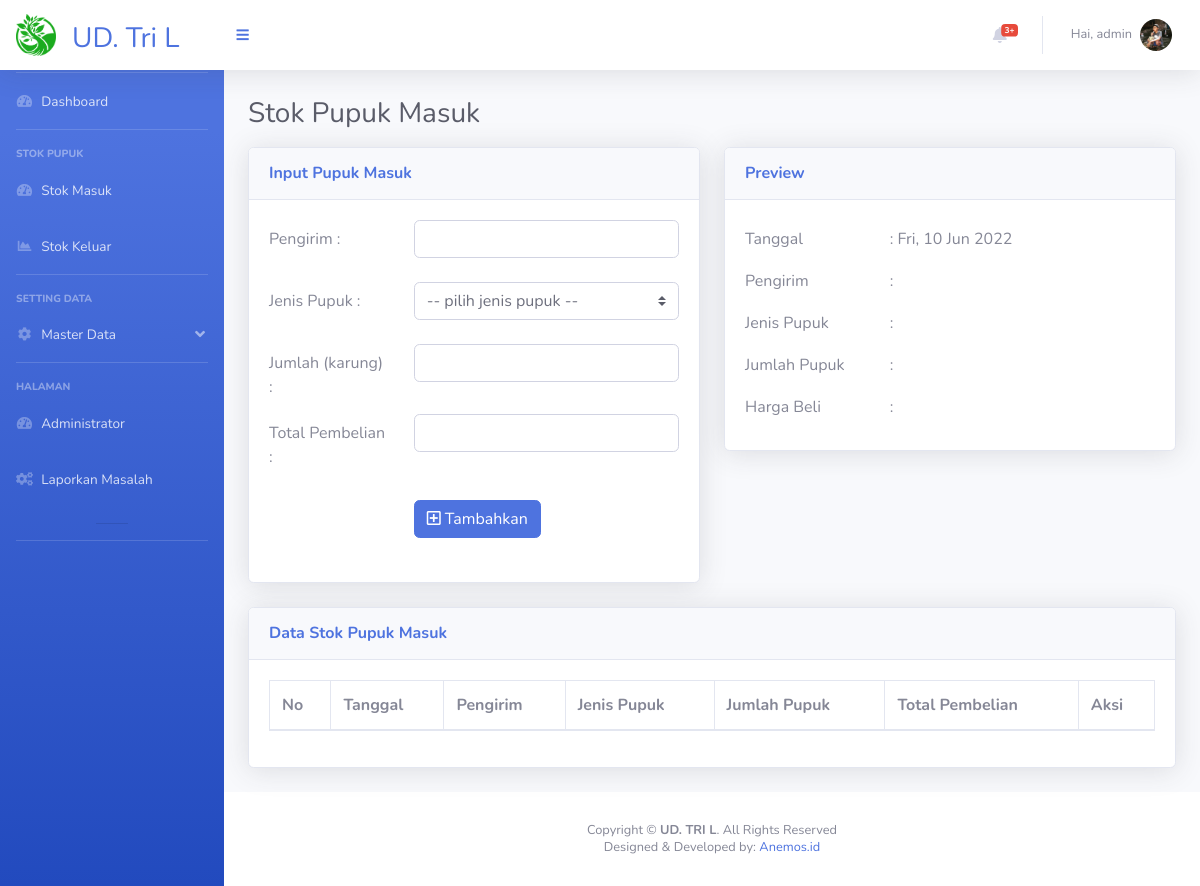
The app's page /page_stok_masuk.php (signed in), older data.
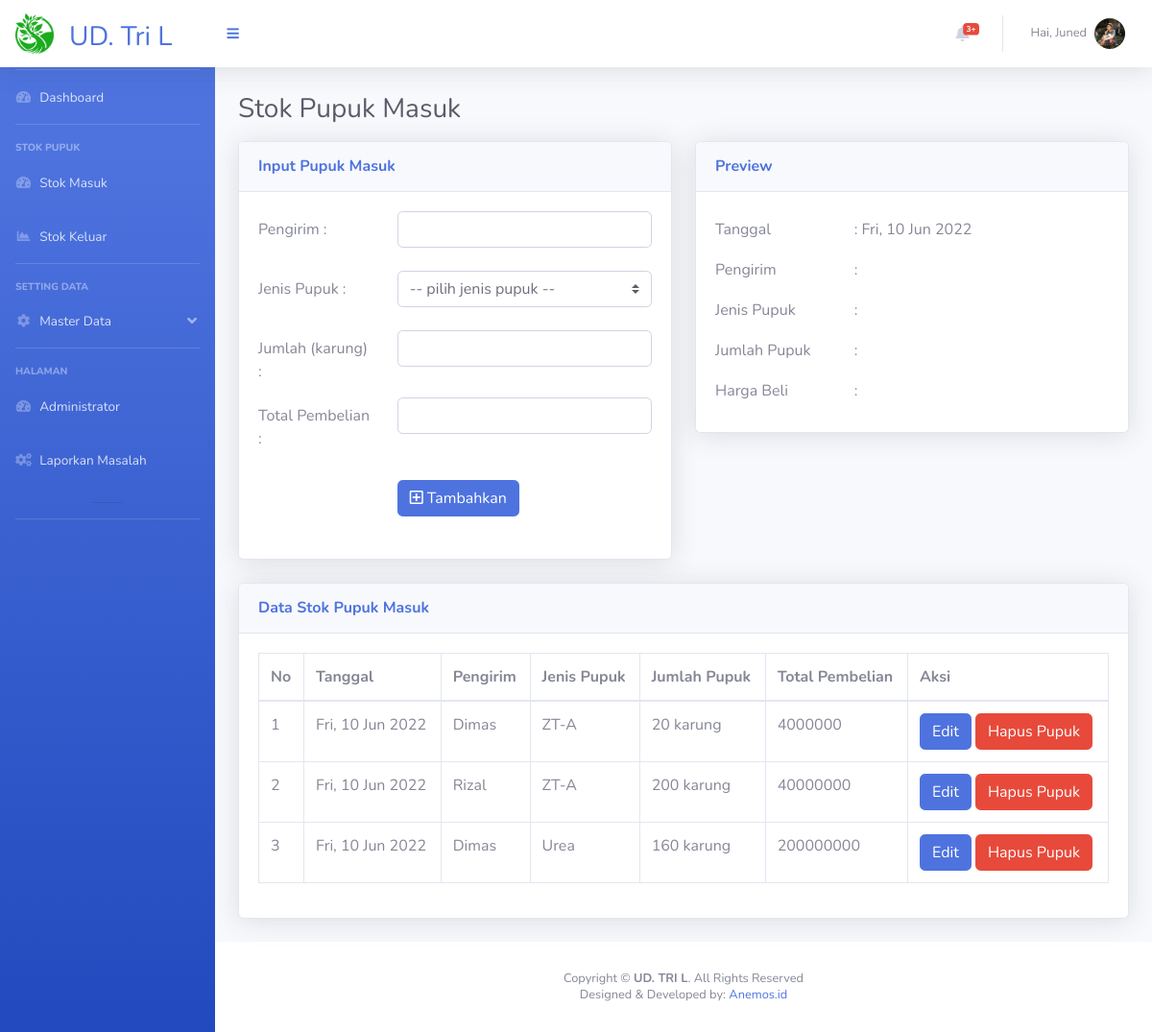
The same page, newer data.
### tables this page shows
CREATE TABLE `stok_masuk` (
  `ID_SM` int(20) NOT NULL,
  `Tanggal` varchar(50) DEFAULT NULL,
  `ID_PK` int(20) DEFAULT NULL,
  `Nama_Pengirim` varchar(100) DEFAULT NULL,
  `Jumlah_Masuk` int(100) DEFAULT NULL,
  `Nominal` int(100) DEFAULT NULL
);

CREATE TABLE `data_pupuk` (
  `ID_PK` int(20) NOT NULL,
  `Jenis_Pupuk` varchar(50) DEFAULT NULL,
  `Stok` int(20) DEFAULT NULL,
  `Harga` int(100) DEFAULT NULL
);

### page_stok_masuk.php (the view, shortened to what this page needs)
<?php
include "connection.php";
$tanggal = date("D, j M Y ");
if (isset($_SESSION['login'])) {
    ?>
<!DOCTYPE html>
<html lang="en">
<head>
    <link href="vendor/fontawesome-free/css/all.min.css" rel="stylesheet" type="text/css">
    <link href="css/sb-admin-2.min.css" rel="stylesheet">
    <link href="vendor/datatables/dataTables.bootstrap4.min.css" rel="stylesheet">
</head>
<body id="page-top">
    <div id="wrapper">
        <?php include "segment/sidebar.php";?>
        <div id="content-wrapper" class="d-flex flex-column">
            <div id="content">
                <?php include "segment/header.php";?>
                <div class="container-fluid">
                    <div class="d-sm-flex align-items-center justify-content-between ">
                        <h1 class="h3 mb-3 text-gray-800">Stok Pupuk Masuk</h1>
                    </div>
                    <div class="row">
                        <div class="col-xl-6 col-lg-6">
                            <div class="card shadow mb-4">
                                <div
                                    class="card-header py-3 d-flex flex-row align-items-center justify-content-between">
                                    <h6 class="m-0 font-weight-bold text-primary">Input Pupuk Masuk</h6>
                                </div>
                                <div class="card-body">
                                    <form method="POST" action="addStokMasuk.php" enctype="multipart/form-data">
                                        <div class="row mb-2">
                                            <label class="col-sm-4 col-form-label"> Pengirim : </label>
                                            <div class="col-sm-8">
                                                <input type="text" class="form-control" id="pengirim" name="pengirim"
                                                    required onkeyup="SETis()">
                                            </div>
                                        </div>
                                        <div class="row mb-4">
                                            <label class="col-sm-4 col-form-label"> Jenis Pupuk : </label>
                                            <div class="col-sm-8">
                                                <select class="custom-select" id="jenisPP" name="jenisPP"
                                                    onchange="SETPP()">
                                                    <option selected="true" disabled="disabled">-- pilih jenis pupuk --
                                                    </option>
                                                </select>
                                            </div>
                                        </div>
                                        <div class="row mb-2">
                                            <label class="col-sm-4 col-form-label"> Jumlah (karung) : </label>
                                            <div class="col-sm-8">
                                                <input type="text" class="form-control" id="jumlah" name="jumlah"
                                                    required onkeyup="SETis()">
                                            </div>
                                        </div>
                                        <div class="row mb-4">
                                            <label class="col-sm-4 col-form-label"> Total Pembelian : </label>
                                            <div class="col-sm-8">
                                                <input type="text" class="form-control" id="harga" name="harga" required
                                                    onkeyup="SETis()">
                                            </div>
                                        </div>
                                        <div class="row mb-4">
                                            <label class="col-sm-4 col-form-label"> </label>
                                            <div class="col-sm-8">
                                                <button type="submit" class="btn btn-primary" name="tambah"><i
                                                        class="far fa-plus-square"></i> Tambahkan </button>
                                            </div>
                                        </div>
                                </div>
                            </div>
                        </div>
                        <div class="col-xl-6 col-lg-6">
                            <div class="card shadow mb-4">
                                <div
                                    class="card-header py-3 d-flex flex-row align-items-center justify-content-between">
                                    <h6 class="m-0 font-weight-bold text-primary">Preview</h6>
                                </div>
                                <div class="card-body">
                                    <div class="row mb-1">
                                        <label class="col-sm-4 col-form-label"> Tanggal </label>
                                        <label class="col-sm-5 col-form-label" id="tanggal"><?=": " . ($tanggal)?>
                                        </label>
                                    </div>
                                    <div class="row mb-1">
                                        <label class="col-sm-4 col-form-label">Pengirim</label>
                                        <label class="col-sm-5 col-form-label" id="pengirimPP">:
                                        </label>
                                    </div>
                                    <div class="row mb-1">
                                        <label class="col-sm-4 col-form-label">Jenis Pupuk</label>
                                        <label class="col-sm-5 col-form-label" id="pupuk" name="pupuk">:
                                        </label>
                                    </div>
                                    <div class="row mb-1">
                                        <label class="col-sm-4 col-form-label">Jumlah Pupuk</label>
                                        <label class="col-sm-5 col-form-label" id="jumPP">:
                                        </label>
                                    </div>
                                    <div class="row mb-1">
                                        <label class="col-sm-4 col-form-label">Harga Beli</label>
                                        <label class="col-sm-5 col-form-label" id="hargaPP">:
                                        </label>
                                    </div>
                                </div>
                            </div>
                        </div>
                    </div>
                    <div class="row">
                        <div class="col-xl-12 col-lg-12">
                            <div class="card shadow mb-4">
                                <div
                                    class="card-header py-3 d-flex flex-row align-items-center justify-content-between">
                                    <h6 class="m-0 font-weight-bold text-primary">Data Stok Pupuk Masuk</h6>
                                </div>
                                <div class="card-body">
                                    <div class="table-responsive">
                                        <table class="table table-bordered" id="dataTable" width="100%" cellspacing="0">
                                            <thead>
                                                <tr>
                                                    <th scope="col">No</th>
                                                    <th scope="col">Tanggal</th>
                                                    <th scope="col">Pengirim</th>
                                                    <th scope="col">Jenis Pupuk</th>
                                                    <th scope="col">Jumlah Pupuk</th>
                                                    <th scope="col">Total Pembelian</th>
                                                    <th scope="col">Aksi</th>
                                                </tr>
                                            </thead>
                                            <tbody>
                                                <?php
$no = 1;
    $data = mysqli_query($conn, "SELECT * FROM stok_masuk
    INNER JOIN data_pupuk ON stok_masuk.ID_PK = data_pupuk.ID_PK ORDER BY ID_SM DESC
    ");
    foreach ($data as $all):
        echo ('<tr><td>' . $no . '</td>');
        echo ('<td>' . $all['Tanggal'] . '</td>');
        echo ('<td>' . $all['Nama_Pengirim'] . '</td>');
        echo ('<td>' . $all['Jenis_Pupuk'] . '</td>');
        echo ('<td>' . $all['Jumlah_Masuk'] . ' karung</td>');
        echo ('<td>' . $all['Nominal'] . '</td>');
        echo ('<td>
																																																																															                                                <a href="" class="btn btn-primary" data-toggle="modal" data-target="#modalSubscriptionForm');
        echo ($all['ID_SM'] . '">Edit</a>
																																																																															                                                <a href="" class="btn btn-danger" data-toggle="modal" data-target="#exampleModalCenter');
        echo ($all['ID_SM'] . '">Hapus Pupuk</a></td></tr>
																																																																															                                              ');
        $no++;
        ?></tr>
                                                <?php endforeach;?>
                                            </tbody>
                                        </table>
                                    </div>
                                </div>
                            </div>
                        </div>
                    </div>
                </div>
                <?php include "segment/footer.php";?>
            </div>
        </div>
    </div>
</body>
</html>
<?php } else {
    header("Location: login.php");
    exit();
}
?>

### segment/sidebar.php (shortened to what this page needs)
<ul class="navbar-nav bg-gradient-primary sidebar sidebar-dark accordion mt-5 " id="accordionSidebar">
    <hr class="sidebar-divider my-0 mt-4">
    <li
        <?php if ($_GET['m'] == 1 && $_GET['n'] == 1) {echo "class='nav-item active'";} else {echo "class='nav-item'";}?>>
        <a class="nav-link" href="index.php?m=1&n=1">
            <i class="fas fa-fw fa-tachometer-alt"></i>
            <span>Dashboard</span></a>
        <hr class=" sidebar-divider">
        <div class="sidebar-heading">
            Stok Pupuk
        </div>
    <li
        <?php if ($_GET['m'] == 2 && $_GET['n'] == 1) {echo "class='nav-item active'";} else {echo "class='nav-item'";}?>>
        <a class="nav-link" href="page_stok_masuk.php?m=2&n=1">
            <i class=" fas fa-fw fa-tachometer-alt"></i>
            <span>Stok Masuk</span></a>
    </li>
    <li
        <?php if ($_GET['m'] == 3 && $_GET['n'] == 1) {echo "class='nav-item active'";} else {echo "class='nav-item'";}?>>
        <a class="nav-link" href="page_stok_keluar.php?m=3&n=1">
            <i class="fas fa-fw fa-chart-area"></i>
            <span>Stok Keluar</span></a>
    </li>
    <hr class="sidebar-divider">
    <div class="sidebar-heading">
        Setting Data
    </div>
    <li <?php if ($_GET['m'] == 4) {echo "class='nav-item active'";} else {echo "class='nav-item'";}?>>
        <a class='nav-link' href="#" data-toggle="collapse" data-target="#settingPage" aria-expanded="true"
            aria-controls="settingPage">
            <i class="fas fa-fw fa-cog"></i>
            <span>Master Data</span>
        </a>
    </li>
    <hr class=" sidebar-divider">
    <div class="sidebar-heading">
        Halaman
    </div>
    <li
        <?php if ($_GET['m'] == 5 && $_GET['n'] == 5) {echo "class='nav-item active'";} else {echo "class='nav-item'";}?>>
        <a class="nav-link" href="page_administrator.php?m=5&n=5">
            <i class="fas fa-fw fa-tachometer-alt"></i>
            <span>Administrator</span></a>
    </li>
    <li
        <?php if ($_GET['m'] == 7 && $_GET['n'] == 7) {echo "class='nav-item active'";} else {echo "class='nav-item'";}?>>
        <a class="nav-link" href="page_lap_masalah.php?m=7&n=7">
            <i class="fas fa-cogs fa-sm fa-fw"></i>
            <span>Laporkan Masalah</span></a>
    </li>
    <hr class="sidebar-heading">
    <hr class="sidebar-divider d-none d-md-block">
</ul>

### segment/header.php (shortened to what this page needs)
<nav class="navbar navbar-expand navbar-light bg-white topbar  fixed-top shadow">
    <a class="sidebar-brand d-flex align-items-center justify-content-center" href="index.php">
        <div class="">
            <img style="width:40px" src="img/logo1.png">
        </div>
        <div class="font-weight-bold mt-3 mx-3 mr-5">
            <h3><?php echo ($_SESSION['per']); ?> </h3>
        </div>
    </a>
    <button class="btn btn-link btn-sm order-1 order-lg-0 me-4 me-lg-0" id="sidebarToggle" href="#!"><i
            class="fas fa-bars"></i></button>
    <ul class="navbar-nav ml-auto">
        <li class="nav-item dropdown no-arrow mx-1">
            <a class="nav-link dropdown-toggle" href="#" id="alertsDropdown" role="button" data-toggle="dropdown"
                aria-haspopup="true" aria-expanded="false">
                <i class="fas fa-bell fa-fw"></i>
                <span class="badge badge-danger badge-counter">3+</span>
            </a>
        </li>
        <li class="nav-item dropdown no-arrow">
            <a class="nav-link dropdown-toggle" href="#" id="userDropdown" role="button" data-toggle="dropdown"
                aria-haspopup="true" aria-expanded="false">
                <span
                    class="mr-2 d-none d-lg-inline text-gray-600 small"><?php echo ("Hai, " . $_SESSION['nama']); ?></span>
                <?php $foto = $_SESSION['foto'];?>
                <img class='img-profile rounded-circle' src='img/<?php echo $foto; ?>'>
            </a>
        </li>
    </ul>
</nav>

### segment/footer.php (shortened to what this page needs)
<footer class="sticky-footer bg-white">
    <div class="container my-auto">
        <div class="copyright text-center my-auto">
            <span>Copyright &copy; <strong>UD. TRI L</strong>. All Rights Reserved</span>
        </div>
        <div class="copyright text-center mt-1">
            <span>Designed & Developed by: <a href="https://anemos.id/">Anemos.id</a></span>
        </div>
    </div>
</footer>

Row changes from the older to the newer data that the page shows:
added stok_masuk: Tanggal "Fri, 10 Jun 2022", Nama_Pengirim "Dimas", ID_PK.Jenis_Pupuk "ZT-A", Jumlah_Masuk "20", Nominal "4000000"
added stok_masuk: Tanggal "Fri, 10 Jun 2022", Nama_Pengirim "Rizal", ID_PK.Jenis_Pupuk "ZT-A", Jumlah_Masuk "200", Nominal "40000000"
added stok_masuk: Tanggal "Fri, 10 Jun 2022", Nama_Pengirim "Dimas", ID_PK.Jenis_Pupuk "Urea", Jumlah_Masuk "160", Nominal "200000000"
Text that changed along with them:
$_SESSION['nama']: "admin" → "Juned"
